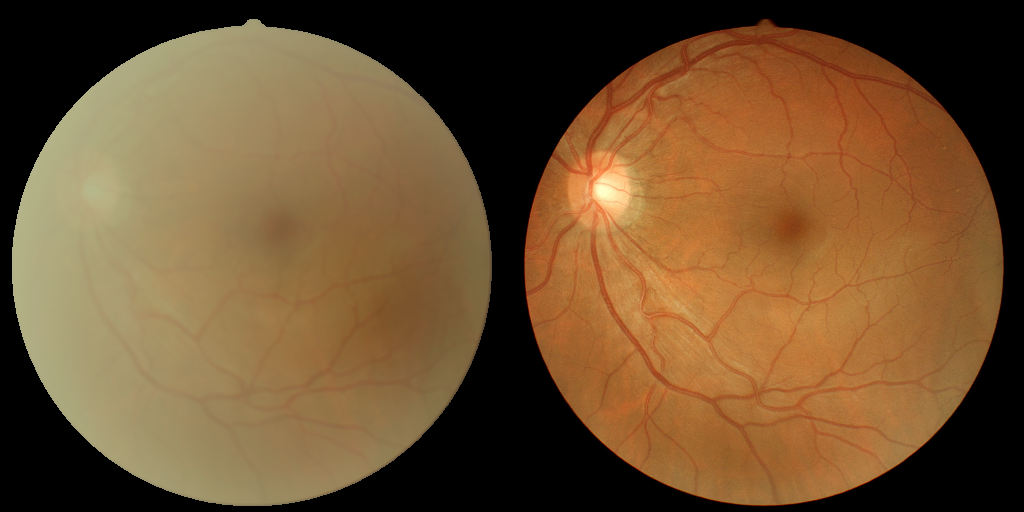
#> input picture images/test/source/1.png, 1024 x 512 px, found by its file name; its folder holds only this picture in this run
$ python get_mask.py
#> lines starting #> are read from the running program, lines starting #| are printed output that depends on the picture; after the words box and inside, x2 and y2 are one past the last pixel; in counts of white or black regions, pixels touching at a corner belong together
import os
import cv2
import numpy as np
from PIL import Image
from scipy import ndimage
from optparse import OptionParser


def get_mask(img):
    gray = np.array(img.convert('L'))
    return ndimage.binary_opening(gray > 10, structure=np.ones((8, 8)))


def mkdir(path):
    if not os.path.isdir(path):
        os.mkdir(path)


if __name__ == '__main__':
    parser = OptionParser()
    parser.add_option('--image_dir', default='../images/example/source',
                      help="input directory to the source image.")
    parser.add_option('--output_dir', default='../images/example/source_mask',
                      help="output directory to the source mask.")
    parser.add_option('--mode', default='pair',
                      help="pair option is for the source image, single option is for the target image")
    (opt, args) = parser.parse_args()
    image_dir = opt.image_dir
    output_dir = opt.output_dir

    mkdir(output_dir)
    image_list = os.listdir(image_dir)
    for image_name in image_list:
        image_path = os.path.join(image_dir, image_name)
        output_path_A = os.path.join(output_dir, image_name.split('.')[0] + '.png')

        if opt.mode == 'pair':
            SAB = Image.open(image_path).convert('RGB')
#> SAB is the input picture: PIL image 1024x512 RGB; mean R, G, B 111.2, 81.4, 48.4
            w, h = SAB.size
#> w = 1024; h = 512
            w2 = int(w / 2)
#> w2 = 512
            SA = SAB.crop((0, 0, w2, h))
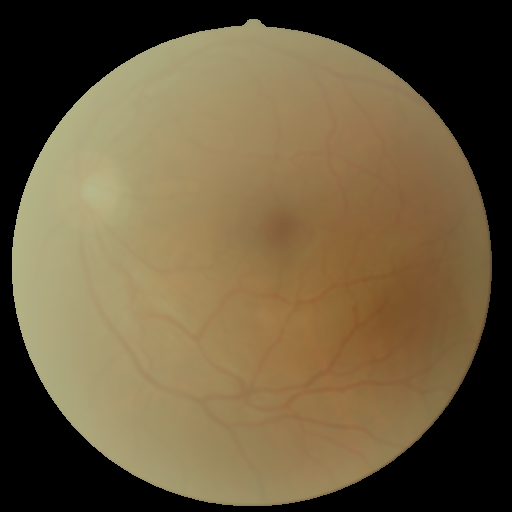
#> SA: PIL image 512x512 RGB; mean R, G, B 107.1, 91.3, 62.2
            image = SAB.crop((w2, 0, w, h))
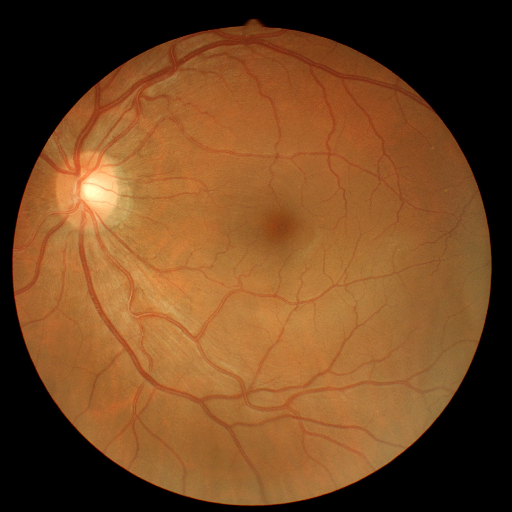
#> image: PIL image 512x512 RGB; mean R, G, B 115.2, 71.6, 34.6
        else:
            image = Image.open(image_path).convert('RGB')

        mask = get_mask(image)
#> in get_mask, `gray = np.array(img.convert('L'))`:
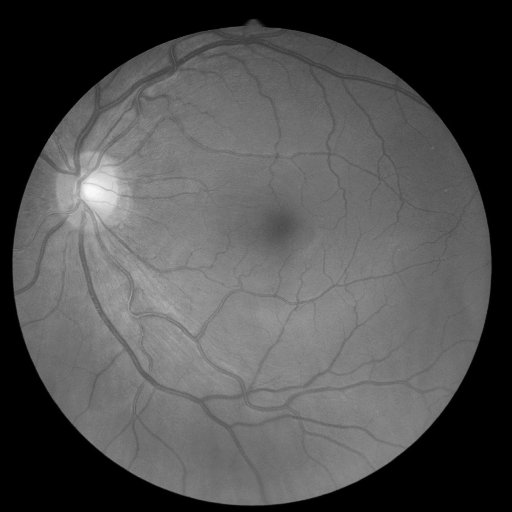
#> gray: shape (512, 512); min 0, max 249, mean 80.4
#> in get_mask, `return ndimage.binary_opening(gray > 10, structure=np.ones((8, 8)))`:
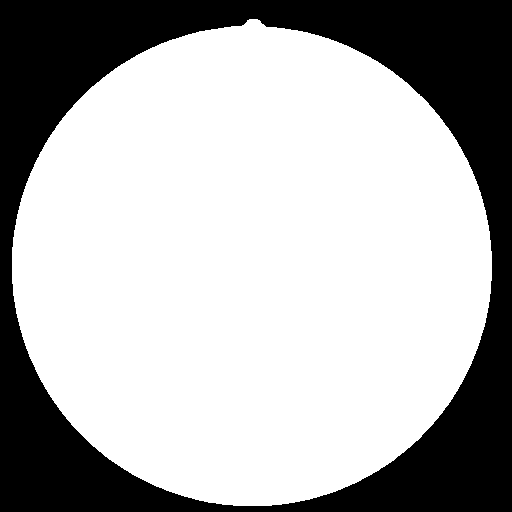
#> returned value: shape (512, 512) bool; 69.2% white; 1 black region, box (x1, y1, x2, y2) and area: (0, 0, 512, 512) 80845
        cv2.imwrite(output_path_A, mask * 255)
